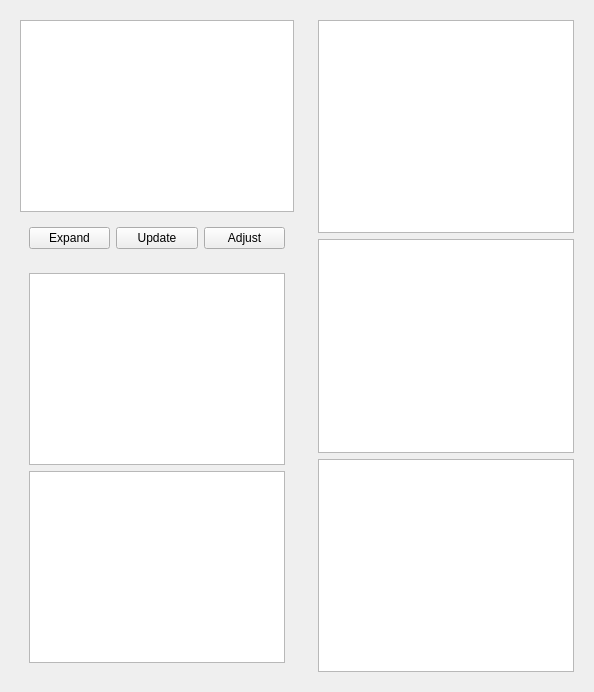
          <widget class="QWidget" name="PybraneAnalysisTab">
           <attribute name="title">
            <string>Simulation Output</string>
           </attribute>
           <layout class="QHBoxLayout" name="horizontalLayout_8">
            <item>
             <widget class="QWidget" name="PybraneAnalysisLeftWidget" native="true">
              <layout class="QVBoxLayout" name="verticalLayout_17">
               <item>
                <widget class="QTextBrowser" name="PybraneAnalysis3DViewer"/>
               </item>
               <item>
                <widget class="QWidget" name="PybraneAnalysisButtonHolderWidget" native="true">
                 <layout class="QHBoxLayout" name="horizontalLayout_7">
                  <item>
                   <widget class="QPushButton" name="PybraneAnalysisExpandButton">
                    <property name="text">
                     <string>Expand</string>
                    </property>
                   </widget>
                  </item>
                  <item>
                   <widget class="QPushButton" name="PybraneAnalysisUpdateButton">
                    <property name="text">
                     <string>Update</string>
                    </property>
                   </widget>
                  </item>
                  <item>
                   <widget class="QPushButton" name="PybraneAnalysisAdjustButton">
                    <property name="text">
                     <string>Adjust</string>
                    </property>
                   </widget>
                  </item>
                 </layout>
                </widget>
               </item>
               <item>
                <widget class="QWidget" name="PybraneAnalysisPlotWidget" native="true">
                 <layout class="QVBoxLayout" name="verticalLayout_19">
                  <item>
                   <widget class="QTextBrowser" name="PybraneAnalysisPlot1TextBox"/>
                  </item>
                  <item>
                   <widget class="QTextBrowser" name="PybraneAnalysisPlot2TextBox"/>
                  </item>
                 </layout>
                </widget>
               </item>
              </layout>
             </widget>
            </item>
            <item>
             <widget class="QWidget" name="PybraneAnalysisRightWidget" native="true">
              <layout class="QVBoxLayout" name="verticalLayout_18">
               <item>
                <widget class="QTextBrowser" name="PybraneAnalysisPlot3TextBox"/>
               </item>
               <item>
                <widget class="QTextBrowser" name="PybraneAnalysisPlot4TextBox"/>
               </item>
               <item>
                <widget class="QTextBrowser" name="PybraneAnalysisPlot5TextBox"/>
               </item>
              </layout>
             </widget>
            </item>
           </layout>
          </widget>
